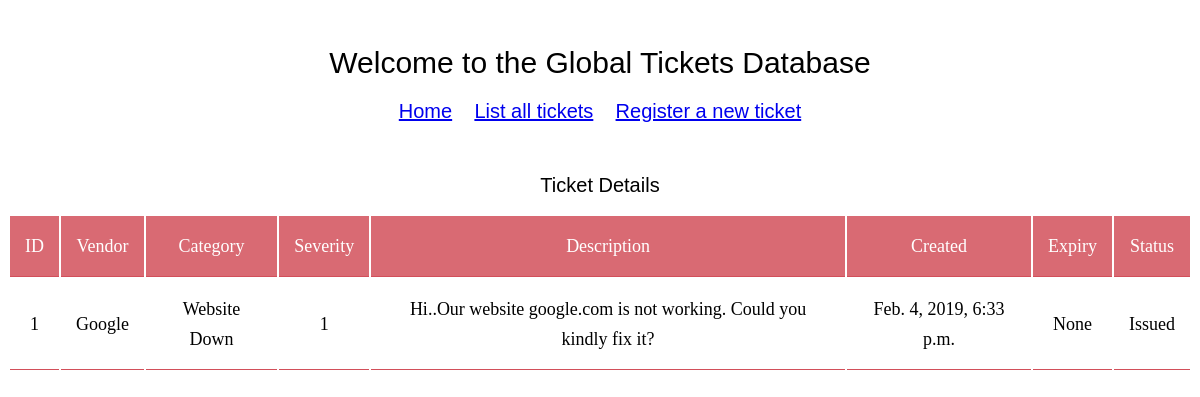
The page /support/1/detail/ on the database its author committed.
### support/models.py (models this page shows, shortened)
class Ticket(models.Model):
    SEVERITY_CHOICES = (
        (4, 1),  # severity 1 to be resolved in 4 hours
        (24, 2), # severity 2 to be resolved in 24 hours
        (72, 3), # severity 3 to be resolved in 72 hours / 3 days
        (168, 4), # severity 4 to be resolved in 168 hours / 7 days
        (720, 5), # severity 5 to be resolved in 720 hours / 30 days
        )
    STATUS_CHOICES = (
        ('Issued', 'Issued'), # ticket raised but not assigned
        ('In Process', 'In Process'), # ticket assigned
        ('Resolved', 'Resolved'), # ticket resolved
        ('Cancelled', 'Cancelled'),
    )
    vendor = models.ForeignKey(Vendor, on_delete=models.CASCADE)
    category = models.ForeignKey(Category, on_delete=models.CASCADE)
    severity = models.PositiveIntegerField(choices=SEVERITY_CHOICES)
    description = models.CharField(max_length=255)
    status = models.CharField(max_length=20, choices=STATUS_CHOICES, default='Issued')
    created_at = models.DateTimeField(auto_now_add=True)
    updated_at = models.DateTimeField(auto_now=True)
    expiry = models.DateTimeField(blank=True, null=True)

class Vendor(models.Model):
    vendor = models.CharField(max_length=25)
    def __str__(self):
        return self.vendor

class Category(models.Model):
    CATEGORY_CHOICES = (
        ('Website Down', 'Website Down'),
        ('Problem with WiFi', 'Problem with WiFi'),
        ('Server Down', 'Server Down'),
        ('Cannot Login', 'Cannot Login'),
        ('Critical Bug','Critical Bug'),
        ('Problem with Billing System','Problem with Billing System'),
    )
    category = models.CharField(max_length=50, choices=CATEGORY_CHOICES)
    class Meta:
        verbose_name_plural = "categories"
    def __str__(self):
        return self.category

### support/views.py (the view)
# urls.py: path('<int:pk>/detail/', views.DetailView.as_view(), name='detail'),
class DetailView(generic.DetailView):
    model = Ticket
    template_name = 'support/detail.html'

### support/templates/support/detail.html
{% extends "support/base.html" %}
{% block content %}
<h2>Ticket Details</h2>
<div style="overflow-x:auto;">
<table>
    <tr>
        <th>ID</th>
        <th>Vendor</th>
        <th>Category</th>
        <th>Severity</th>
        <th>Description</th>
        <th>Created</th>
        <th>Expiry</th>
        <th>Status</th>
    </tr>
    <tr>
        <td>{{ ticket.id }}</a></td>
        <td>{{ ticket.vendor }}</td>
        <td>{{ ticket.category }}</td>
        <td>{{ ticket.get_severity_display }}</td>
        <td>{{ ticket.description }}</td>
        <td>{{ ticket.created_at }}</td>
        <td>{{ ticket.expiry }}</td>
        <td>{{ ticket.status }}</td>
    </tr>
</table>
</div>
{% endblock %}

### support/static/support/style.css (style rules this page uses)
h2, label { font: 20px Consolas, sans-serif; text-align: center; }
table { align-content: center; margin-left: auto; margin-right: auto; table-layout: auto; }
tr, th, td { font: 18px/30px Consolas, serif; padding: 15px; text-align: center; border-bottom: 1px solid #d24f5a; }
th { background-color: #d96a73; color: white; }

### rows shown on the page
Ticket: id "1", vendor "Google", category "Website Down", severity "1", description "Hi..Our website google.com is not working. Could you kindly fix it?", created_at "Feb. 4, 2019, 6:33 p.m.", expiry "None", status "Issued"
